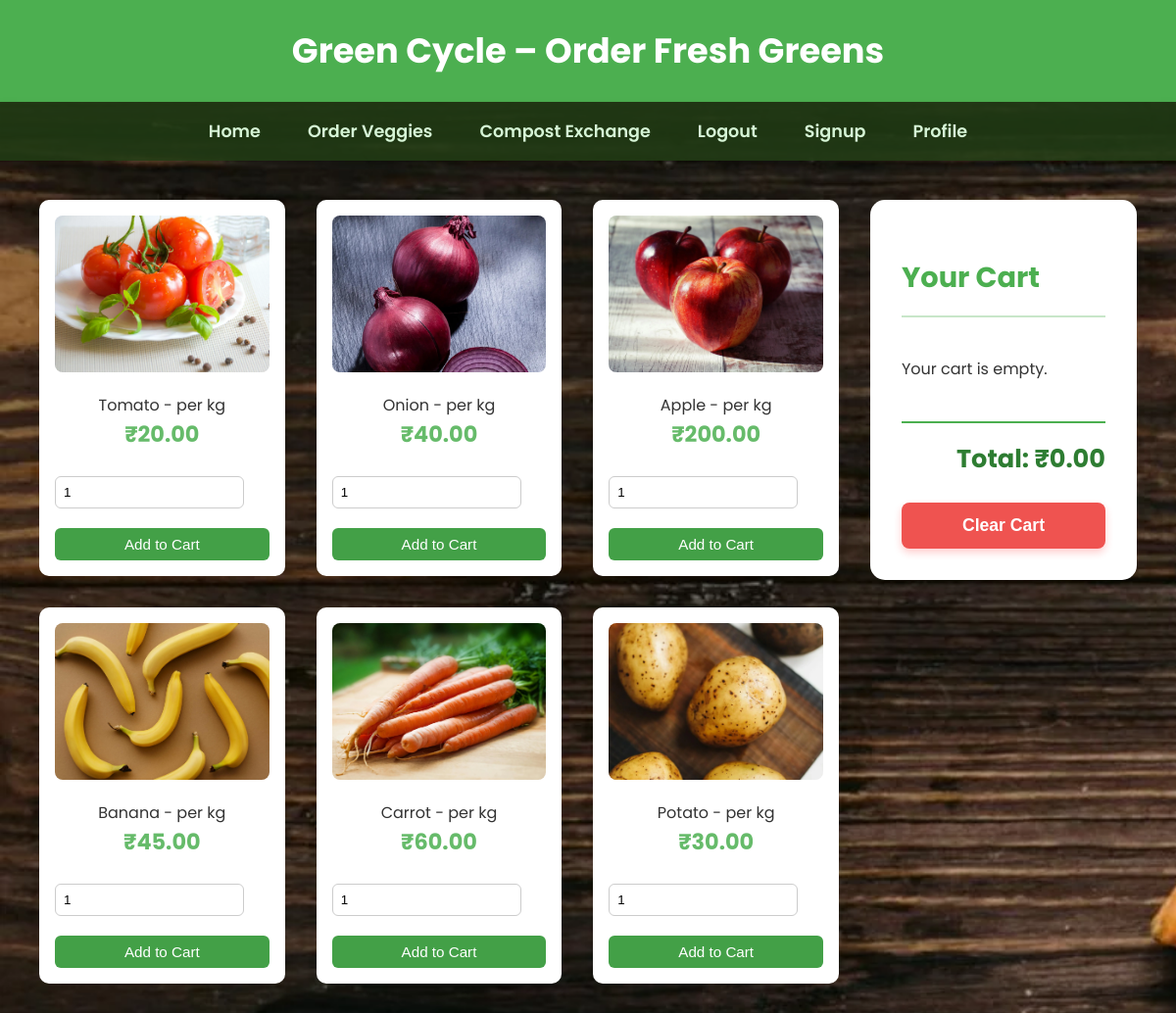
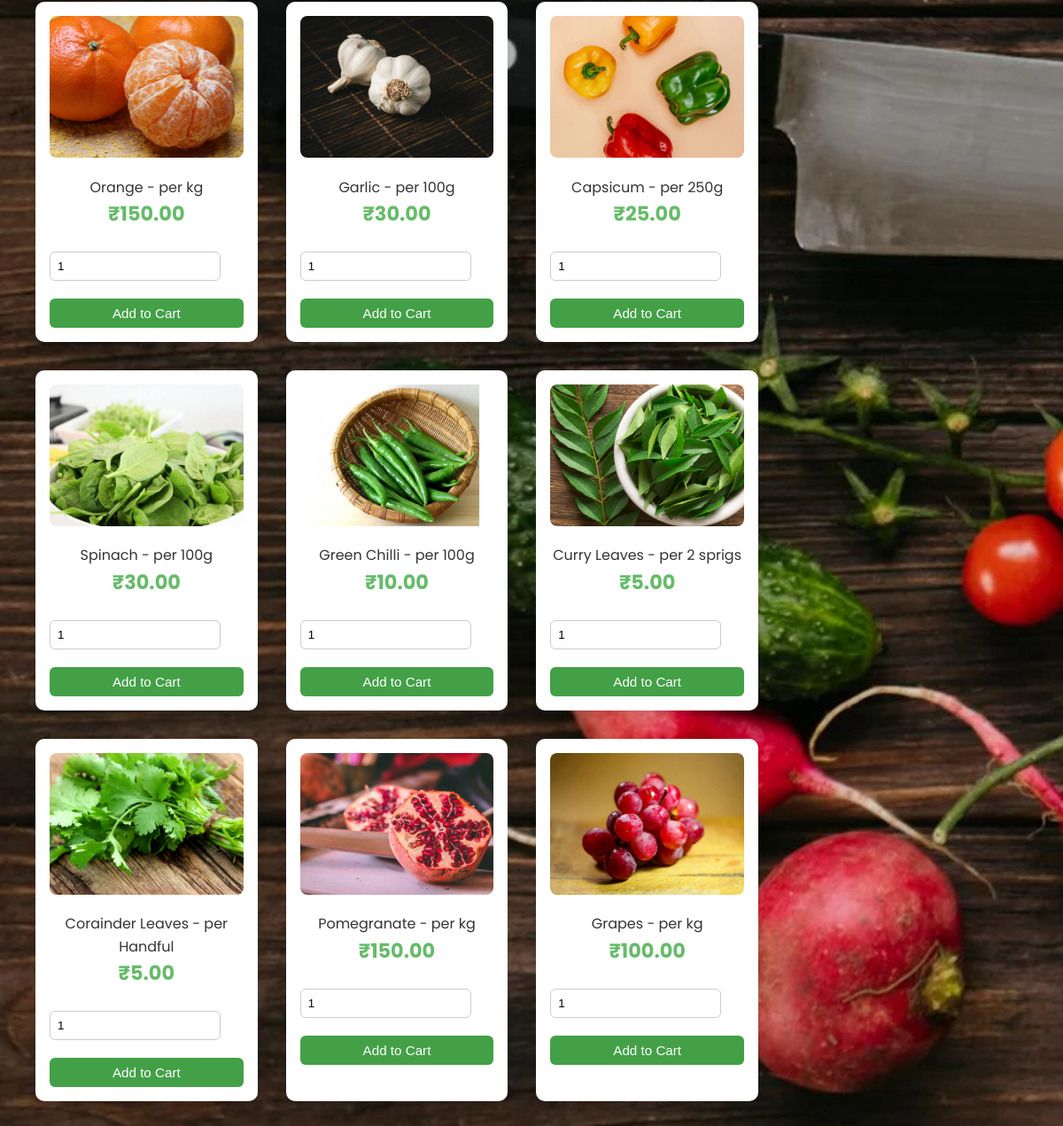
Page /order-veggies/ (signed in) on the committed database (2 pictures, top to bottom).
### core/models.py (models this page shows, shortened)
class Product(models.Model):
    name = models.CharField(max_length=100)
    price = models.DecimalField(max_digits=6, decimal_places=2)
    image = models.ImageField(upload_to='products/')
    unit = models.CharField(max_length=20, default='kg')

### core/views.py (the view, shortened to what this page needs)
# urls.py: path('order-veggies/', order_veggies, name='order_veggies'),
@login_required(login_url='login')
def order_veggies(request):
    products = Product.objects.all()  # Fetch all products from the database
    cart_items = []
    cart_total = 0
    cart = request.session.get('cart', {})
    context = {
        'products': products,
        'cart_items': cart_items,
        'cart_total': cart_total,
    }
    return render(request, 'order_veggies.html', context)

### core/templates/order_veggies.html (shortened to what this page needs)
{% load static %}
<!DOCTYPE html>
<html lang="en">
<head>
  <link rel="stylesheet" href="{% static 'core/order_veggies.css' %}">
</head>
<body>
  <header>Green Cycle – Order Fresh Greens</header>
  <nav>
    <a href="{% url 'login' %}">Home</a>
    <a href="{% url 'order_veggies' %}">Order Veggies</a>
    <a href="{% url 'compost_exchange' %}">Compost Exchange</a>
    <a href="{% url 'logout_page' %}">Logout</a>
    <a href="{% url 'signup' %}">Signup</a>
    <a href="{% url 'profile' %}">Profile</a>
  </nav>
  <main>
    <section id="catalog">
      {% for product in products %}
      <div class="product-card">
        <img src="{{ product.image.url }}" alt="{{ product.name }}" loading="lazy" />
        <div>{{ product.name }} - per {{ product.unit }}</div>
        <div class="product-price">₹{{ product.price }}</div>
        <form method="post" action="{% url 'add_to_cart' %}">
          <input type="number" name="quantity" value="1" min="1">
          <button type="submit">Add to Cart</button>
        </form>
      </div>
      {% empty %}
      <p>No products available at the moment.</p>
      {% endfor %}
    </section>
    <aside class="cart" aria-label="Shopping cart">
      <h2>Your Cart</h2>
      <div class="cart-items" id="cartItems">
        {% if cart_items %}
        {% for item in cart_items %}
        <div class="cart-item">
          <div>{{ item.product.name }}</div>
          <div>x{{ item.quantity }}</div>
          <div>₹{{ item.total_price }}</div>
          <form method="post" action="{% url 'remove_from_cart' %}">
            {% csrf_token %}
            <input type="hidden" name="product_id" value="{{ item.product.id }}">
            <button type="submit" class="remove-item">&times;</button>
          </form>
        </div>
        {% endfor %}
        {% else %}
        <p>Your cart is empty.</p>
        {% endif %}
      </div>
      <div class="cart-total" id="cartTotal">Total: ₹{{ cart_total|default:"0.00" }}</div>
      <form method="post" action="{% url 'clear_cart' %}">
        <button type="submit" class="clear-cart" id="clearCartBtn">Clear Cart</button>
      </form>
    </aside>
  </main>
</body>
</html>

### core/static/core/order_veggies.css (style rules this page uses)
:root { --primary-green: #4CAF50; --dark-green: #2E7D32; --light-green: #E8F5E9; --accent-green: #66BB6A; --hover-green: #388E3C; --red-color: #EF5350; --dark-red: #C62828; --text-color: #333; --border-color: #C8E6C9; --shadow-light: rgba(0, 0, 0, 0.1); --shadow-medium: rgba(0, 0, 0, 0.2); }
body { font-family: 'Poppins', sans-serif; margin: 0; padding: 0; background-color: var(--light-green); background-image: url('order_page4.webp'); background-size : cover; background-repeat: ; color: var(--text-color); line-height: 1.6; }
header { background-color: var(--primary-green); color: white; padding: 1.5rem 2rem; font-size: 2.2rem; text-align: center; box-shadow: 0 4px 15px var(--shadow-medium); font-weight: 700; }
nav { background-color: rgba(34, 61, 21, 0.85); padding: 1rem 2rem; display: flex; justify-content: center; font-weight: 600; box-shadow: 0 4px 10px rgba(0, 0, 0, 0.1); position: sticky; top: 0; z-index: 10; }
nav a { color: #d6f5d6; text-decoration: none; margin: 0 1.5rem; font-size: 1.1rem; transition: color 0.3s ease; cursor: pointer; position: relative; }
nav a::after { content: ''; display: block; width: 0%; height: 2px; background-color: #d6f5d6; transition: width 0.3s; position: absolute; bottom: -4px; left: 0; }
main { display: grid; grid-template-columns: 3fr 1fr; gap: 2rem; padding: 2.5rem; max-width: 1200px; margin: 0 auto; }
#catalog { display: grid; grid-template-columns: repeat(auto-fill, minmax(250px, 1fr)); gap: 2rem; }
.product-card { background: white; border-radius: 10px; padding: 1rem; box-shadow: 0 4px 10px rgba(0, 0, 0, 0.1); text-align: center; }
.product-card img { width: 100%; height: 160px; object-fit: cover; border-radius: 8px; margin-bottom: 0.8rem; }
.product-price { color: var(--accent-green); margin-bottom: 1rem; font-size: 1.4rem; font-weight: 700; }
.product-card form { display: flex; flex-direction: column; gap: 0.75rem; margin-top: 1rem; }
.product-card select[name="quantity"], .product-card input[type="number"] { width: 80%; padding: 0.5rem; border: 1px solid #ccc; border-radius: 6px; margin: 0.5rem 0; justify-content: center; }
.product-card button { background-color: #43a047; color: white; border: none; padding: 0.5rem 1rem; font-size: 0.95rem; border-radius: 6px; cursor: pointer; transition: background-color 0.2s; }
.cart { background-color: white; padding: 2rem; border-radius: 15px; position: sticky; top: 2.5rem; height: fit-content; box-shadow: 0 6px 18px var(--shadow-light); }
.cart h2 { margin-bottom: 1.5rem; font-size: 1.8rem; color: var(--primary-green); border-bottom: 2px solid var(--border-color); padding-bottom: 1rem; }
.cart-items { max-height: 400px; overflow-y: auto; margin-bottom: 1.5rem; padding-right: 10px; }
.cart-total { font-size: 1.6rem; font-weight: 700; color: var(--dark-green); text-align: right; margin-top: 1.5rem; padding-top: 1rem; border-top: 2px solid var(--primary-green); }
.clear-cart { margin-top: 1.5rem; background-color: var(--red-color); color: white; border: none; padding: 0.8rem 1.5rem; border-radius: 8px; cursor: pointer; font-weight: 600; font-size: 1.1rem; transition: background-color 0.3s ease-in-out, transform 0.2s ease-in-out, box-shadow 0.2s ease-in-out; width: 100%; box-shadow: 0 4px 8px rgba(255, 0, 0, 0.2); }

### rows in the picture
Product: image (picture), name "Tomato", unit "kg", price "20.00"
Product: image (picture), name "Onion", unit "kg", price "40.00"
Product: image (picture), name "Apple", unit "kg", price "200.00"
Product: image (picture), name "Banana", unit "kg", price "45.00"
Product: image (picture), name "Carrot", unit "kg", price "60.00"
Product: image (picture), name "Potato", unit "kg", price "30.00"
Product: image (picture), name "Orange", unit "kg", price "150.00"
Product: image (picture), name "Garlic", unit "100g", price "30.00"
Product: image (picture), name "Capsicum", unit "250g", price "25.00"
Product: image (picture), name "Spinach", unit "100g", price "30.00"
Product: image (picture), name "Green Chilli", unit "100g", price "10.00"
Product: image (picture), name "Curry Leaves", unit "2 sprigs", price "5.00"
Product: image (picture), name "Corainder Leaves", unit "Handful", price "5.00"
Product: image (picture), name "Pomegranate", unit "kg", price "150.00"
Product: image (picture), name "Grapes", unit "kg", price "100.00"

### other values in the picture
{{ cart_total|default:"0.00" }} "0.00"
